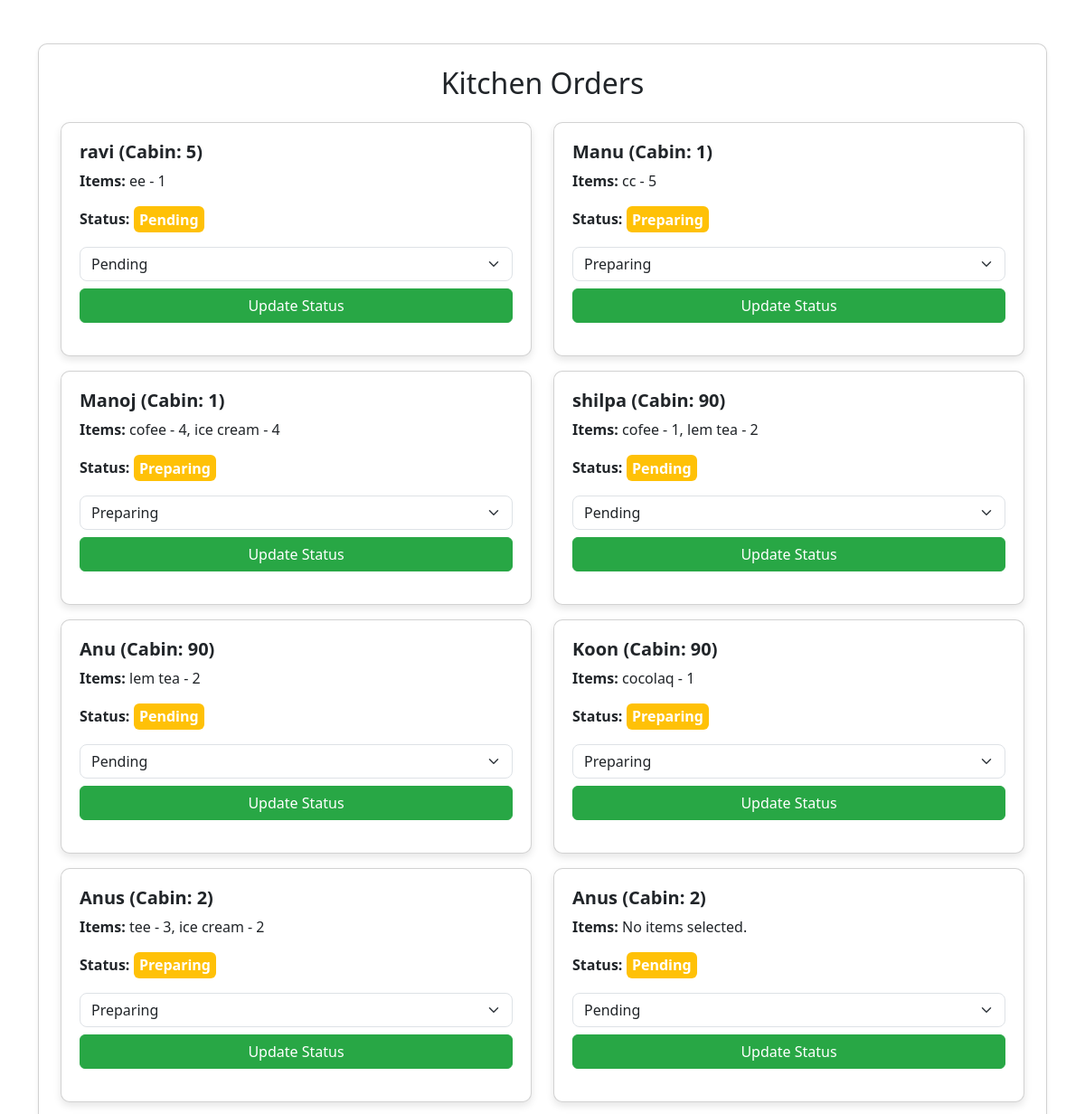
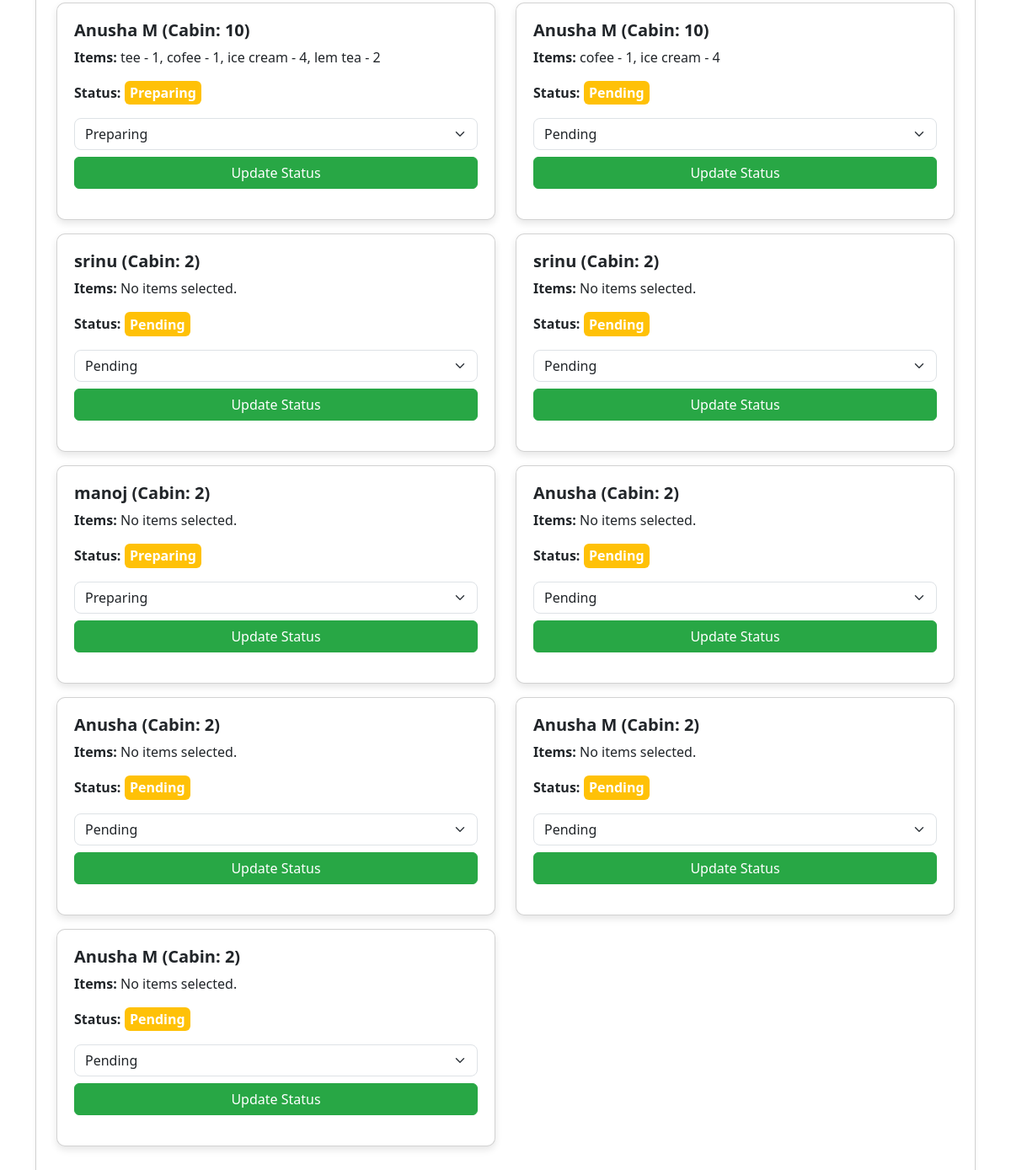
Page /kitchen_orders/ on the committed database (2 pictures, top to bottom).
### rr/models.py (models this page shows, shortened)
class Order(models.Model):
    STATUS_CHOICES = [
        ('pending', 'Pending'),
        ('preparing', 'Preparing'),
        ('ready', 'Ready for Pickup'),
        ('completed', 'Completed')
    ]
    user = models.ForeignKey(User, on_delete=models.CASCADE, null=True, blank=True)  # Make user optional
    name = models.CharField(max_length=100)
    cabin = models.CharField(max_length=20)
    phone = models.CharField(max_length=15)
    order_items = models.ManyToManyField(MenuItem)  # Link to menu items
    status = models.CharField(max_length=20, choices=STATUS_CHOICES, default='pending')
    timestamp = models.DateTimeField(auto_now_add=True)
    class Meta:
        ordering = ['-timestamp']

class OrderItem(models.Model):
    order = models.ForeignKey(Order, related_name='orderitems', on_delete=models.CASCADE)
    item = models.ForeignKey(MenuItem, on_delete=models.CASCADE)
    quantity = models.PositiveIntegerField(default=1)

class MenuItem(models.Model):
    name = models.CharField(max_length=100)
    available = models.BooleanField(default=True)
    not_available=models.BooleanField(default=False)
    state=models.BooleanField(default=False)
    created_at=models.DateTimeField(auto_now_add=True)
    class Meta:
        ordering=['-created_at']

### rr/views.py (the view)
# urls.py: path('kitchen_orders/', views.kitchen_orders, name='kitchen_orders'),
@csrf_exempt
def kitchen_orders(request):
    orders = Order.objects.filter(status__in=['pending', 'preparing'])
    if request.method == "POST":
        order = get_object_or_404(Order, id=request.POST['order_id'])
        order.status = request.POST['status']
        order.save()
    return render(request, 'orders/kitchen_orders.html', {'orders': orders})

### rr/templates/orders/kitchen_orders.html (shortened to what this page needs)
{% block content %}
<div class="container my-5">
    <div class="card shadow-sm p-4">
        <h2 class="mb-4"><center>Kitchen Orders</center></h2>
        <div class="row">
            {% for order in orders %}
                <div class="col-md-6 mb-3">
                    <div class="card h-100">
                        <div class="card-body">
                            <h5 class="card-title">{{ order.name }} (Cabin: {{ order.cabin }})</h5>
                            <p class="card-text"><strong>Items:</strong>
                                {% for order_item in order.orderitems.all %}
                                    {{ order_item.item.name }} - {{ order_item.quantity }}{% if not forloop.last %}, {% endif %}
                                {% empty %}
                                    No items selected.
                                {% endfor %}
                            </p>
                            <p><strong>Status:</strong>
                                <span class="badge {% if order.status == 'completed' %}bg-success
                                {% elif order.status == 'ready' %}bg-info
                                {% else %}bg-warning{% endif %}">
                                    {{ order.status|title }}
                                </span>
                            </p>
                            <form method="post">
                                <select name="status" class="form-select mb-2">
                                    <option value="pending" {% if order.status == 'pending' %}selected{% endif %}>Pending</option>
                                    <option value="preparing" {% if order.status == 'preparing' %}selected{% endif %}>Preparing</option>
                                </select>
                                <button type="submit" class="btn btn-success w-100">Update Status</button>
                            </form>
                        </div>
                    </div>
                </div>
            {% empty %}
                <p class="text-muted">No pending orders.</p>
            {% endfor %}
        </div>
    </div>
</div>
{% endblock %}
<link href="https://cdn.jsdelivr.net/npm/bootstrap@5.3.0-alpha1/dist/css/bootstrap.min.css" rel="stylesheet">

### rr/templates/orders/kitchen_orders.html (style rules this page uses)
.card { border-radius: 10px; box-shadow: 0 4px 8px rgba(0, 0, 0, 0.1); }
.card-body { padding: 20px; }
.card-title { font-size: 1.25rem; font-weight: bold; }
.form-select { border-radius: 8px; }
.btn-success { background-color: #28a745; border-color: #28a745; }
.badge { font-size: 1rem; padding: 0.4rem; text-transform: capitalize; }
.mb-2 { margin-bottom: 1rem; }

### rows in the picture
Order: name "ravi", cabin "5", status "Pending"
OrderItem: item.name "ee", quantity "1"
Order: name "Manu", cabin "1", status "Preparing"
OrderItem: item.name "cc", quantity "5"
Order: name "Manoj", cabin "1", status "Preparing"
OrderItem: item.name "cofee", quantity "4"
OrderItem: item.name "ice cream", quantity "4"
Order: name "shilpa", cabin "90", status "Pending"
OrderItem: item.name "cofee", quantity "1"
OrderItem: item.name "lem tea", quantity "2"
Order: name "Anu", cabin "90", status "Pending"
OrderItem: item.name "lem tea", quantity "2"
Order: name "Koon", cabin "90", status "Preparing"
OrderItem: item.name "cocolaq", quantity "1"
Order: name "Anus", cabin "2", status "Preparing"
OrderItem: item.name "tee", quantity "3"
OrderItem: item.name "ice cream", quantity "2"
Order: name "Anus", cabin "2", status "Pending"
Order: name "Anusha M", cabin "10", status "Preparing"
OrderItem: item.name "tee", quantity "1"
OrderItem: item.name "cofee", quantity "1"
OrderItem: item.name "ice cream", quantity "4"
OrderItem: item.name "lem tea", quantity "2"
Order: name "Anusha M", cabin "10", status "Pending"
OrderItem: item.name "cofee", quantity "1"
OrderItem: item.name "ice cream", quantity "4"
Order: name "srinu", cabin "2", status "Pending"
Order: name "srinu", cabin "2", status "Pending"
Order: name "manoj", cabin "2", status "Preparing"
Order: name "Anusha", cabin "2", status "Pending"
Order: name "Anusha", cabin "2", status "Pending"
Order: name "Anusha M", cabin "2", status "Pending"
Order: name "Anusha M", cabin "2", status "Pending"
